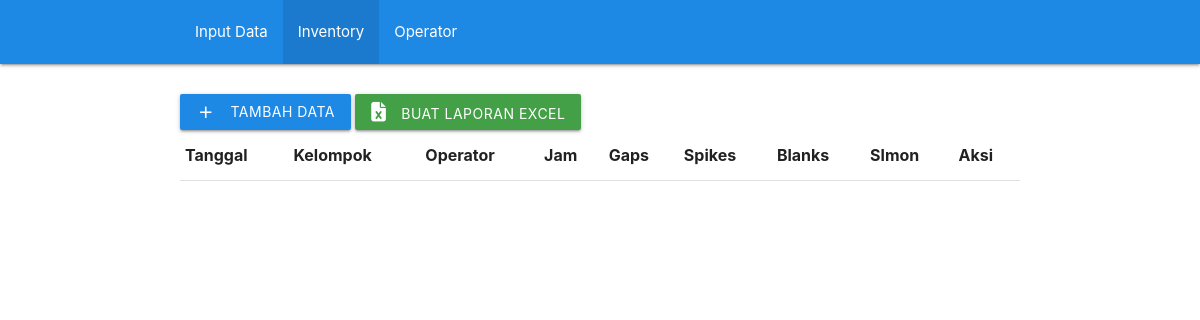
Page /checklist-seiscomp/list_view on the earlier database version.
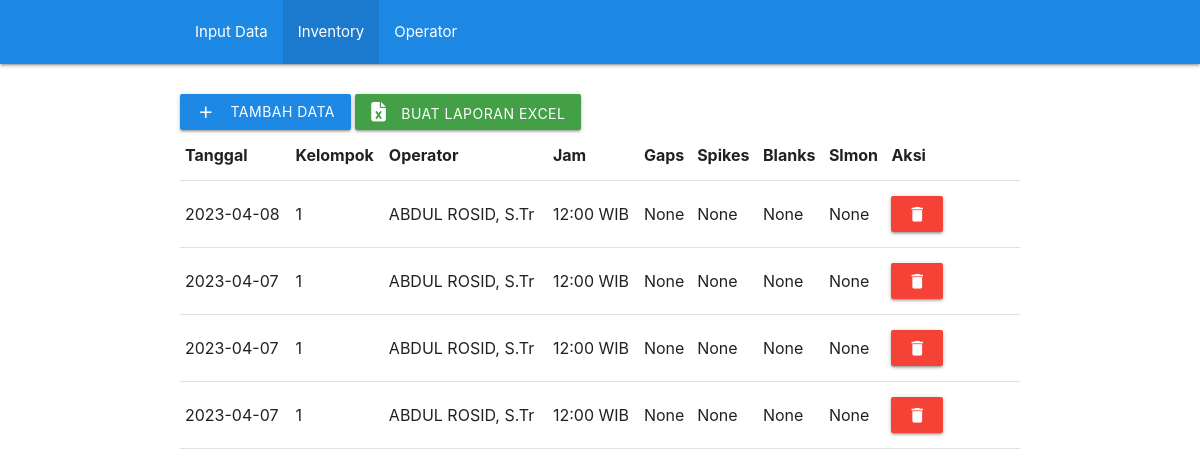
Same page on the later database version.
### ChecklistSeiscomp/models.py (models this page shows, shortened)
class ChecklistSeiscompModel(models.Model):
    tanggal = models.DateField()
    jam = models.CharField(max_length=20, choices=WAKTU, default='12:00 WIB')
    kelompok = models.IntegerField(choices=KELOMPOK, default=1)
    operator = models.TextField(null=True,)
    gaps = models.CharField(max_length=500, null=True, blank=True)
    spikes = models.CharField(max_length=500, null=True, blank=True)
    blanks = models.CharField(max_length=500, null=True, blank=True)
    slmon = models.PositiveIntegerField(null=True, blank=True)

### ChecklistSeiscomp/views.py (the view)
# urls.py: path('checklist-seiscomp/list_view', views.list_view, name='list_view'),
def list_view(request):
    context = {}
    context["dataset"] = ChecklistSeiscompModel.objects.all().order_by('-tanggal')
    return render(request, "list_view.html", context)

### ChecklistSeiscomp/templates/list_view.html (shortened to what this page needs)
{% extends "base.html" %}
{% load materializecss %}
{% block content %}
<div class="container" style="padding-top: 2rem;">
    <a class="waves-effect waves-light btn blue darken-1" href="{% url 'checklist-seiscomp' %}"><i
            class="material-icons left">add</i>tambah data</a>
    <a class="waves-effect waves-light btn green darken-1" href="/"><i class="fa-solid fa-file-excel" style="padding-right: 1rem;"></i>Buat Laporan
        Excel</a>
    <table>
        <tr>
            <th>Tanggal</th>
            <th>Kelompok</th>
            <th>Operator</th>
            <th>Jam</th>
            <th>Gaps</th>
            <th>Spikes</th>
            <th>Blanks</th>
            <th>Slmon</th>
            <th>Aksi</th>
        </tr>
        {% for data in dataset %}
        <tr>
            <td> {{ data.tanggal|date:'Y-m-d' }} </td>
            <td> {{ data.kelompok }} </td>
            <td> {{ data.operator }} </td>
            <td> {{ data.jam }} </td>
            <td> {{ data.gaps }} </td>
            <td> {{ data.spikes }} </td>
            <td> {{ data.blanks }} </td>
            <td> {{ data.slmon }} </td>
            <td>
                <a id="data_del_btn{{ data.id }}" onmouseup="data_del({{ data.id }})"
                    class="waves-effect waves-light btn red" id="delete-{{ operator.id }}"><i
                        class="material-icons center">delete</i></a>
            </td>
        </tr>
        {% endfor %}
    </table>
</div>
{% endblock content %}

### ChecklistSeiscomp/templates/base.html (shortened to what this page needs)
<html lang="en">
<head>
    {% load static %}
    {% block css %}
    <link rel="stylesheet" href="https://cdnjs.cloudflare.com/ajax/libs/font-awesome/6.3.0/css/all.min.css"
 />
    <link rel="stylesheet" href="https://cdnjs.cloudflare.com/ajax/libs/materialize/1.0.0-rc.1/css/materialize.min.css"
 />
    {% endblock css %}
</head>
<body>
    <nav class="nav-wrapper blue darken-1">
        <div class="container">
            <div class="nav-wrapper blue darken-1">
                <ul id="nav-mobile" class="left hide-on-med-and-down">
                    <li {% if request.resolver_match.url_name == 'checklist-seiscomp' %}class="active"{% endif %}><a href="{% url 'checklist-seiscomp' %}">Input Data</a></li>
                    <li {% if request.resolver_match.url_name == 'list_view' %}class="active"{% endif %}><a href="{% url 'list_view' %}">Inventory</a></li>
                    <li {% if request.resolver_match.url_name == 'operator_view' %}class="active"{% endif %}><a href="{% url 'operator_view' %}">Operator</a></li>
                </ul>
            </div>
        </div>
    </nav>
    {% block content %}
    {% endblock content %}
</body>
</html>

Differences in the rows shown:
added ChecklistSeiscompModel: tanggal "2023-04-08", kelompok "1", operator "ABDUL ROSID, S.Tr", jam "12:00 WIB", gaps "None", spikes "None", blanks "None", slmon "None"
added ChecklistSeiscompModel: tanggal "2023-04-07", kelompok "1", operator "ABDUL ROSID, S.Tr", jam "12:00 WIB", gaps "None", spikes "None", blanks "None", slmon "None"
added ChecklistSeiscompModel: tanggal "2023-04-07", kelompok "1", operator "ABDUL ROSID, S.Tr", jam "12:00 WIB", gaps "None", spikes "None", blanks "None", slmon "None"
added ChecklistSeiscompModel: tanggal "2023-04-07", kelompok "1", operator "ABDUL ROSID, S.Tr", jam "12:00 WIB", gaps "None", spikes "None", blanks "None", slmon "None"
